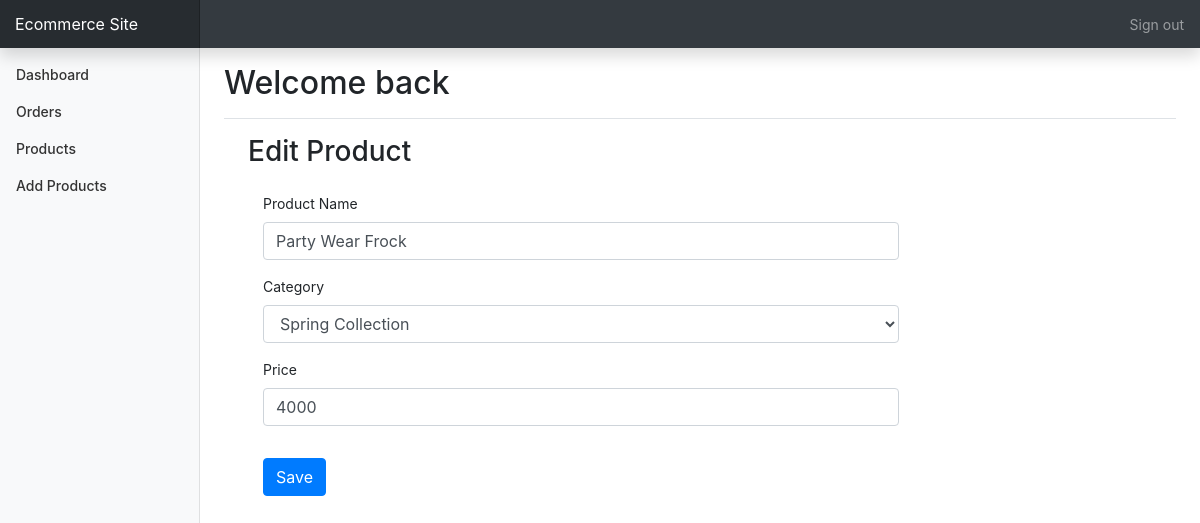
The app's page /admin/edit.php?pid=2 (signed in) with its own data.
### tables this page shows
CREATE TABLE all_products (
    pid INT UNSIGNED NOT NULL AUTO_INCREMENT,
    product_name VARCHAR(150) NOT NULL,
    product_cat VARCHAR(50) NOT NULL,
    price INT NOT NULL,
    description TEXT NOT NULL,
    product_image VARCHAR(255) NOT NULL,
    created_at TIMESTAMP NOT NULL DEFAULT CURRENT_TIMESTAMP,
    PRIMARY KEY (pid),
    KEY idx_product_cat (product_cat)
);

### admin/edit.php (the view, shortened to what this page needs)
<?php
require "../pages/connect.php";
include "./templates/top.php";
include "./templates/navbar.php";
include "./templates/sidebar.php";
$products = [];
if (isset($_GET["pid"]) && !empty($_GET["pid"])) {
    $product_id = (int) $_GET["pid"];
    if ($conn) {
        $stmt = $conn->prepare("SELECT * FROM all_products WHERE pid = ?");
        if ($stmt) {
            $stmt->bind_param("i", $product_id);
            $stmt->execute();
            $result = $stmt->get_result();
            $products = $result ? $result->fetch_all(MYSQLI_ASSOC) : [];
        }
    }
} else {
    header("location: products.php");
    exit();
}
?>
<div class="container-fluid">
    <div class="row" style="min-height: 1000px">
        <main class="col-md-9 ms-sm-auto col-lg-18 px-md-4">
            <h3>Edit Product</h3>
            <div class="table-responsive">
                <div class="mx-auto container">
                    <form id="edit-form" method="POST" action="edit.php">
                        <?php if (empty($products)) { ?>
                            <p style="color: red;">Product not found.</p>
                            <a href="products.php" class="btn btn-secondary">Back to Products</a>
                        <?php } else { ?>
                            <?php foreach ($products as $product) { ?>
                                <div class="form-group mt-2">
                                    <label>Product Name</label>
                                    <input
                                        type="text"
                                        class="form-control"
                                        id="product-name"
                                        name="product_name"
                                        value="<?php echo htmlspecialchars(
                                            $product["product_name"],
                                            ENT_QUOTES,
                                            "UTF-8",
                                        ); ?>"
                                        placeholder="Title"
                                        required
                                    >
                                </div>
                                <div class="form-group mt-2">
                                    <label>Category</label>
                                    <select class="form-control" id="product-category" name="product_category" required>
                                        <option value="spring collection" <?php echo $product[
                                            "product_cat"
                                        ] === "spring collection"
                                            ? "selected"
                                            : ""; ?>>
                                            Spring Collection
                                        </option>
                                    </select>
                                </div>
                                <div class="form-group mt-2">
                                    <label>Price</label>
                                    <input
                                        type="number"
                                        class="form-control"
                                        id="product-price"
                                        name="price"
                                        value="<?php echo (int) $product[
                                            "price"
                                        ]; ?>"
                                        placeholder="Price"
                                        required
                                    >
                                </div>
                                <button type="submit" name="edit_button" class="btn btn-primary mt-3">Save</button>
                            <?php } ?>
                        <?php } ?>
                    </form>
                </div>
            </div>
        </main>
    </div>
</div>

### admin/css/dashboard.css (style rules this page uses)
body { font-size: .875rem; }

### records on screen
all_products: product_name "Party Wear Frock", product_category "Spring Collection", price "4000"
